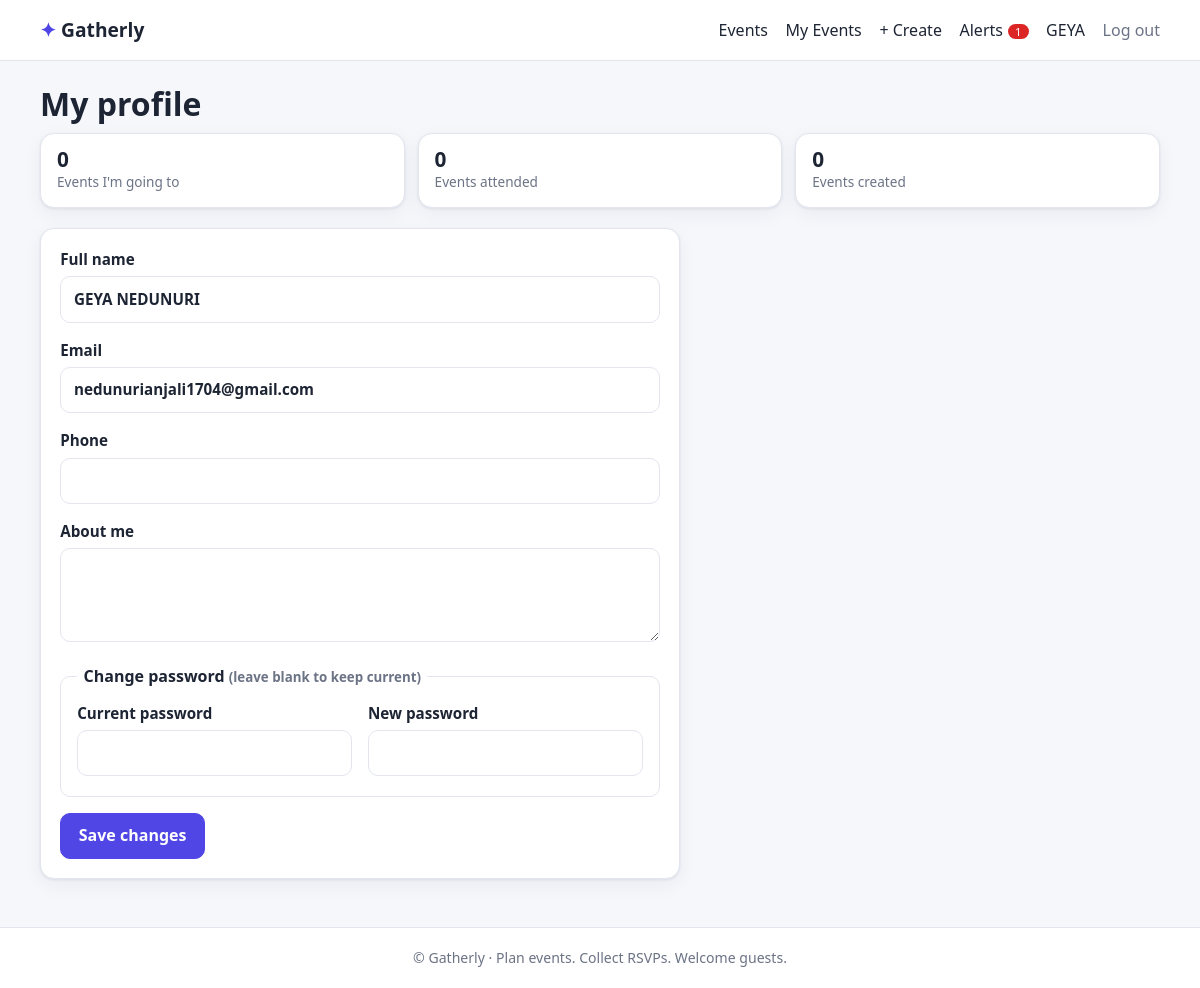
Screenshot of /profile (signed in) with the database file from the repository.
### tables this page shows
CREATE TABLE users (
    id INTEGER PRIMARY KEY AUTOINCREMENT,
    name TEXT NOT NULL,
    email TEXT NOT NULL UNIQUE,
    password_hash TEXT NOT NULL,
    phone TEXT DEFAULT '',
    bio TEXT DEFAULT '',
    role TEXT NOT NULL DEFAULT 'user',
    created_at TEXT NOT NULL
);

### app.py (the view, shortened to what this page needs)
@app.route("/profile", methods=["GET", "POST"])
@login_required
def profile():
    user = current_user()
    stats = query_one_stats(user["id"])
    return render_template("profile.html", form=user, stats=stats)

### app.py (called while the page is built)
def get_db():
    if "db" not in g:
        g.db = sqlite3.connect(DB_PATH)
        g.db.row_factory = sqlite3.Row
        g.db.execute("PRAGMA foreign_keys = ON")
    return g.db

def query(sql, args=(), one=False):
    cur = get_db().execute(sql, args)
    rows = cur.fetchall()
    return (rows[0] if rows else None) if one else rows

def current_user():
    uid = session.get("uid")
    if not uid:
        return None
    if "user" not in g:
        g.user = query("SELECT * FROM users WHERE id=?", (uid,), one=True)
    return g.user

def login_required(fn):
    @wraps(fn)
    def wrapper(*a, **kw):
        if not current_user():
            flash("Please log in to continue.", "info")
            return redirect(url_for("login", next=request.path))
        return fn(*a, **kw)
    return wrapper

@app.before_request
def csrf_protect():
    if request.method == "POST":
        token = session.get("_csrf")
        if not token or token != request.form.get("_csrf"):
            abort(400, "Invalid or missing CSRF token. Go back, refresh and try again.")

def csrf_token():
    if "_csrf" not in session:
        session["_csrf"] = secrets.token_hex(16)
    return session["_csrf"]

@app.context_processor
def inject_globals():
    user = current_user()
    unread = 0
    if user:
        unread = query("SELECT COUNT(*) c FROM notifications WHERE user_id=? AND is_read=0",
                       (user["id"],), one=True)["c"]
    return dict(csrf_token=csrf_token, me=user, unread_count=unread,
                STATUSES=STATUSES, is_past=is_past, can_manage=can_manage,
                MAX_GUESTS=MAX_GUESTS)

def query_one_stats(uid):
    return {
        "going": query("SELECT COUNT(*) c FROM rsvps WHERE user_id=? AND status='going'", (uid,), one=True)["c"],
        "attended": query("SELECT COUNT(*) c FROM rsvps WHERE user_id=? AND attended=1", (uid,), one=True)["c"],
        "created": query("SELECT COUNT(*) c FROM events WHERE created_by=?", (uid,), one=True)["c"],
    }

### templates/profile.html (shortened to what this page needs)
{% extends "base.html" %}
{% block content %}
<h1>My profile</h1>
{% if stats %}
<div class="stats small">
  <div class="stat"><b>{{ stats.going }}</b><span>Events I'm going to</span></div>
  <div class="stat"><b>{{ stats.attended }}</b><span>Events attended</span></div>
  <div class="stat"><b>{{ stats.created }}</b><span>Events created</span></div>
</div>
{% endif %}
<div class="card pad narrow">
  <form method="post" novalidate>
    <label>Full name<input name="name" value="{{ form['name'] }}" required></label>
    <label>Email<input type="email" name="email" value="{{ form['email'] }}" required></label>
    <label>Phone<input type="tel" name="phone" value="{{ form['phone'] or '' }}"></label>
    <label>About me<textarea name="bio" rows="3" maxlength="500">{{ form['bio'] or '' }}</textarea></label>
    <fieldset>
      <legend>Change password <small class="muted">(leave blank to keep current)</small></legend>
      <div class="two">
        <label>Current password<input type="password" name="current_password" autocomplete="current-password"></label>
        <label>New password<input type="password" name="new_password" minlength="6" autocomplete="new-password"></label>
      </div>
    </fieldset>
    <button class="btn" type="submit">Save changes</button>
  </form>
</div>
{% endblock %}

### templates/base.html (shortened to what this page needs)
<!doctype html>
<html lang="en">
<head>
  <link rel="stylesheet" href="{{ url_for('static', filename='css/style.css') }}">
</head>
<body>
<header class="topbar">
  <div class="container nav">
    <a class="brand" href="{{ url_for('index') }}"><span class="logo">✦</span> Gatherly</a>
    <nav id="menu" class="menu">
      <a href="{{ url_for('index') }}">Events</a>
      {% if me %}
        <a href="{{ url_for('my_events') }}">My Events</a>
        <a href="{{ url_for('event_new') }}">+ Create</a>
        <a href="{{ url_for('notifications') }}" class="bell">Alerts{% if unread_count %}<span class="badge">{{ unread_count }}</span>{% endif %}</a>
        <a href="{{ url_for('profile') }}">{{ me.name.split()[0] }}</a>
        <form method="post" action="{{ url_for('logout') }}" class="inline">
          <button class="linkbtn" type="submit">Log out</button>
        </form>
      {% else %}
        <a href="{{ url_for('login') }}">Log in</a>
        <a class="btn btn-sm" href="{{ url_for('register') }}">Sign up</a>
      {% endif %}
    </nav>
  </div>
</header>
<main class="container">
  {% block content %}{% endblock %}
</main>
<footer class="footer"><div class="container">© Gatherly · Plan events. Collect RSVPs. Welcome guests.</div></footer>
</body>
</html>

### static/css/style.css (style rules this page uses)
:root { --bg: #f6f7fb; --surface: #fff; --text: #1d2433; --muted: #6b7385; --border: #e3e6ef; --primary: #4f46e5; --primary-d: #4338ca; --going: #16a34a; --maybe: #d97706; --no: #dc2626; --radius: 14px; --shadow: 0 1px 3px rgba(20,25,50,.08), 0 6px 20px rgba(20,25,50,.05); }
* { box-sizing: border-box; }
html { -webkit-text-size-adjust: 100%; }
body { margin: 0; font: 16px/1.55 system-ui, -apple-system, "Segoe UI", Roboto, sans-serif; background: var(--bg); color: var(--text); min-height: 100vh; display: flex; flex-direction: column; }
main { flex: 1; padding-top: 1.5rem; padding-bottom: 3rem; }
a { color: var(--primary); text-decoration: none; }
h1 { font-size: clamp(1.5rem, 4vw, 2rem); margin: 0 0 .6rem; line-height: 1.2; }
.container { width: min(1120px, 100% - 2rem); margin-inline: auto; }
.muted { color: var(--muted); }
.small { font-size: .88rem; }
.inline { display: inline; }
.topbar { background: var(--surface); border-bottom: 1px solid var(--border); position: sticky; top: 0; z-index: 20; }
.nav { display: flex; align-items: center; justify-content: space-between; min-height: 60px; position: relative; }
.brand { font-weight: 800; font-size: 1.2rem; color: var(--text); }
.logo { color: var(--primary); }
.menu { display: flex; align-items: center; gap: 1.1rem; }
.menu a { color: var(--text); font-weight: 500; }
.badge { background: var(--no); color: #fff; font-size: .7rem; border-radius: 99px; padding: 0 .45rem; margin-left: .3rem; }
.linkbtn { background: none; border: 0; font: inherit; font-weight: 500; color: var(--muted); cursor: pointer; padding: 0; }
.btn { display: inline-block; background: var(--primary); color: #fff !important; border: 1px solid var(--primary); padding: .6rem 1.1rem; border-radius: 10px; font: inherit; font-weight: 600; cursor: pointer; text-align: center; transition: background .15s, transform .05s; }
label { display: block; font-weight: 600; margin-bottom: 1rem; font-size: .95rem; }
input, textarea, select { width: 100%; margin-top: .3rem; padding: .65rem .8rem; border: 1px solid var(--border); border-radius: 10px; font: inherit; background: #fff; color: var(--text); }
fieldset { border: 1px solid var(--border); border-radius: 10px; padding: .8rem 1rem .2rem; margin: 0 0 1rem; }
legend { font-weight: 600; padding: 0 .4rem; }
.two { display: grid; grid-template-columns: 1fr 1fr; gap: 0 1rem; }
.card { background: var(--surface); border: 1px solid var(--border); border-radius: var(--radius); box-shadow: var(--shadow); overflow: hidden; }
.card.pad { padding: 1.2rem; }
.narrow { max-width: 640px; }
.stats { display: grid; grid-template-columns: repeat(auto-fit, minmax(150px, 1fr)); gap: .8rem; margin-bottom: 1.2rem; }
.stat { background: var(--surface); border: 1px solid var(--border); border-radius: var(--radius); padding: .9rem 1rem; box-shadow: var(--shadow); }
.stat b { font-size: 1.7rem; display: block; line-height: 1.1; }
.stat span { color: var(--muted); font-size: .85rem; }
.stats.small .stat b { font-size: 1.3rem; }
.footer { border-top: 1px solid var(--border); padding: 1.2rem 0; color: var(--muted); font-size: .88rem; text-align: center; background: var(--surface); }

### rows the page displays
users: name "GEYA", name "GEYA NEDUNURI", email "nedunurianjali1704@gmail.com"

### other values shown
{{ unread_count }} "1"
{{ stats.going }} "0"
{{ stats.attended }} "0"
{{ stats.created }} "0"
